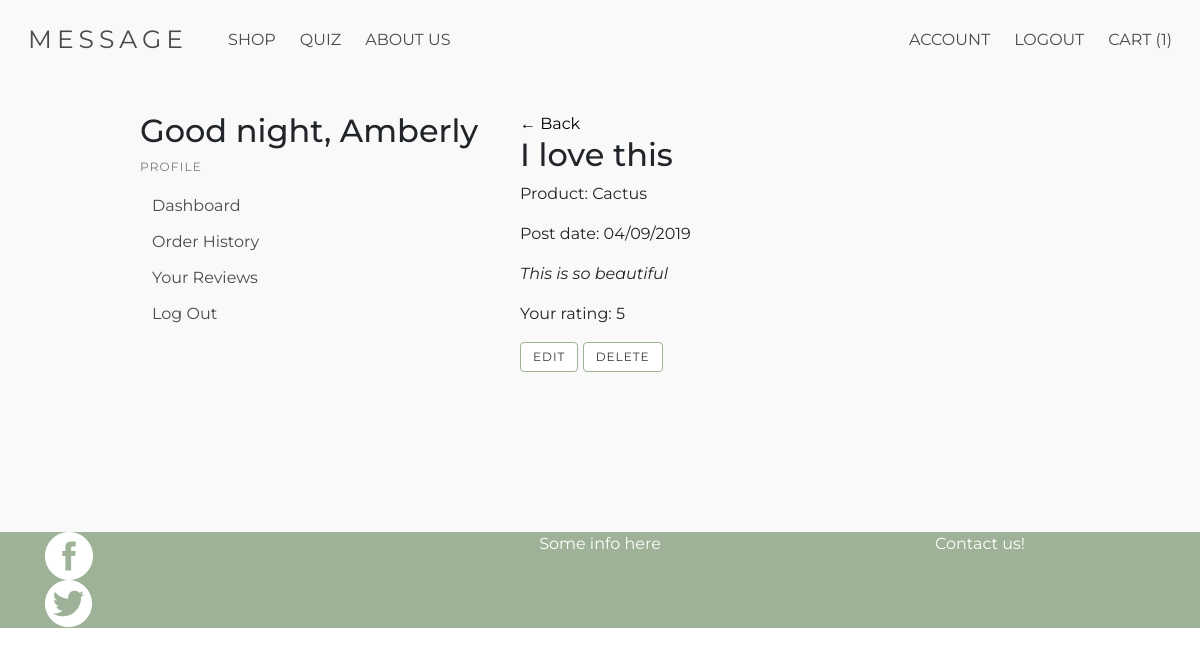
The app's page /profile/reviews/review_details/3 (signed in) with its own data.
### models.py (models this page shows, shortened)
class User(UserMixin, Model):
    fname = CharField()
    lname = CharField()
    email = CharField(unique=True)
    password = CharField(max_length=100)
    street_address = CharField(default="")
    city = CharField(default="")
    state = CharField(default="")
    postal_code = CharField(default="")
    join_date = DateTimeField(default=datetime.datetime.now())
    class Meta:
        database = DATABASE

class Review(Model):
    user = ForeignKeyField(model=User, backref='review')
    product = ForeignKeyField(model=Product, backref='review')
    title = CharField()
    rating = IntegerField()
    content = CharField()
    date_posted = DateTimeField(default=datetime.datetime.now())
    class Meta:
        database = DATABASE

class Product(Model):
    name = CharField(unique=True)
    description = CharField()
    image = CharField()
    plant = CharField()
    meaning = CharField()
    price = IntegerField()
    data_name= CharField()
    average_rating = FloatField(default=0)
    category = ForeignKeyField(model=Category, backref='product')
    class Meta:
        database = DATABASE

### app.py (the view)
@app.route('/profile/reviews/review_details/<reviewid>', methods=["GET"])
@login_required
def review_details(reviewid):
    if current_user.is_authenticated:
        user=current_user
        cartq = cart_quantity(user)
    else:
        cartq=0
    user = current_user
    current_hour = datetime.datetime.now().hour
    greeting = time_of_day(current_hour)
    review = models.Review.get(models.Review.id == reviewid)
    return render_template("reviewDetails.html", user=user, greeting=greeting, review=review, cartq=cartq)

### app.py (called while the page is built)
def cart_quantity(user):
    order= models.Order.select().where(models.Order.user_id ==user.id, models.Order.purchased == False).get()
    cartq = 0
    cart = models.OrderDetails.select().where(models.OrderDetails.order_id == order)
    for item in cart:
        cartq += item.quantity
    return cartq

@login_manager.user_loader
def load_user(userid):
    try:
        return models.User.get(models.User.id == userid)
    except models.DoesNotExist:
        return None

@app.before_request
def before_request():
    g.db = models.DATABASE
    g.db.connect()
    g.user = current_user

@app.after_request
def after_request(response):
    g.db.close()
    return response

def time_of_day(hour):
    return (
        "morning" if 5 <= hour <= 11
        else
        "afternoon" if 12 <= hour <= 17
        else
        "evening" if 18 <= hour <= 22
        else
        "night"
    )

### templates/reviewDetails.html (shortened to what this page needs)
{% extends 'profile.html' %}
{% block profile %}
<a href="/profile/reviews">&#8592; Back</a>
<h2>{{review.title}}</h2>
<p>Product: {{review.product.name}}</p>
<p>Post date: {{review.date_posted.strftime('%m/%d/%Y')}}</p>
<p><i>{{review.content}}</i></p>
<p>Your rating: {{review.rating}}</p>
<a href="{{url_for(('edit_review'), origin='profile', reviewid=review.id) }}" class="button">Edit</a>
<button type="button" class="button" data-toggle="modal" data-target="#exampleModal">Delete</button>
{% endblock %}

### templates/profile.html (shortened to what this page needs)
{% extends 'layout.html' %}
{% block content %}
<div class="profile-container">
<div class="container">
    <div class="row d-flex justify-content-center">
        <div class="col-sm-4">
            <h2>Good {{greeting}}, {{user.fname}}</h2>
            <aside class="menu">
                <p class="menu-label">
                    Profile
                </p>
                <ul class="menu-list">
                    <li><a href="{{url_for('profile')}}">Dashboard</a></li>
                    <li><a href="{{url_for('order_history')}}">Order History</a></li>
                    <li><a href="{{url_for('reviews')}}">Your Reviews</a></li>
                    <li><a href="{{url_for('logout')}}">Log Out</a></li>
                </ul>
            </aside>
        </div>
        <div class="col-md-6 col-sm-8">
                {% block profile %}
                {% endblock %}
        </div>
    </div>
</div>
</div>
{% endblock %}

### static/main.css (style rules this page uses)
html { scroll-behavior: smooth; }
body { font-family: 'Montserrat', sans-serif; background-color: #f9f9f9; }
.button, input[type=submit] { text-transform: uppercase; font-size: 12px; letter-spacing: 1px; border-color: rgb(157, 178, 150) }
a { color:black }

### templates/profile.html (style rules this page uses)
.profile-container { margin-top: 2em; margin-bottom: 10em; }

### records on screen
User: fname "Amberly"
Review: title "I love this", date_posted "04/09/2019", content "This is so beautiful", rating "5"
Product: product.name "Cactus"

### other values on screen
{{ cartq }} "1"
{{ greeting }} "night"
